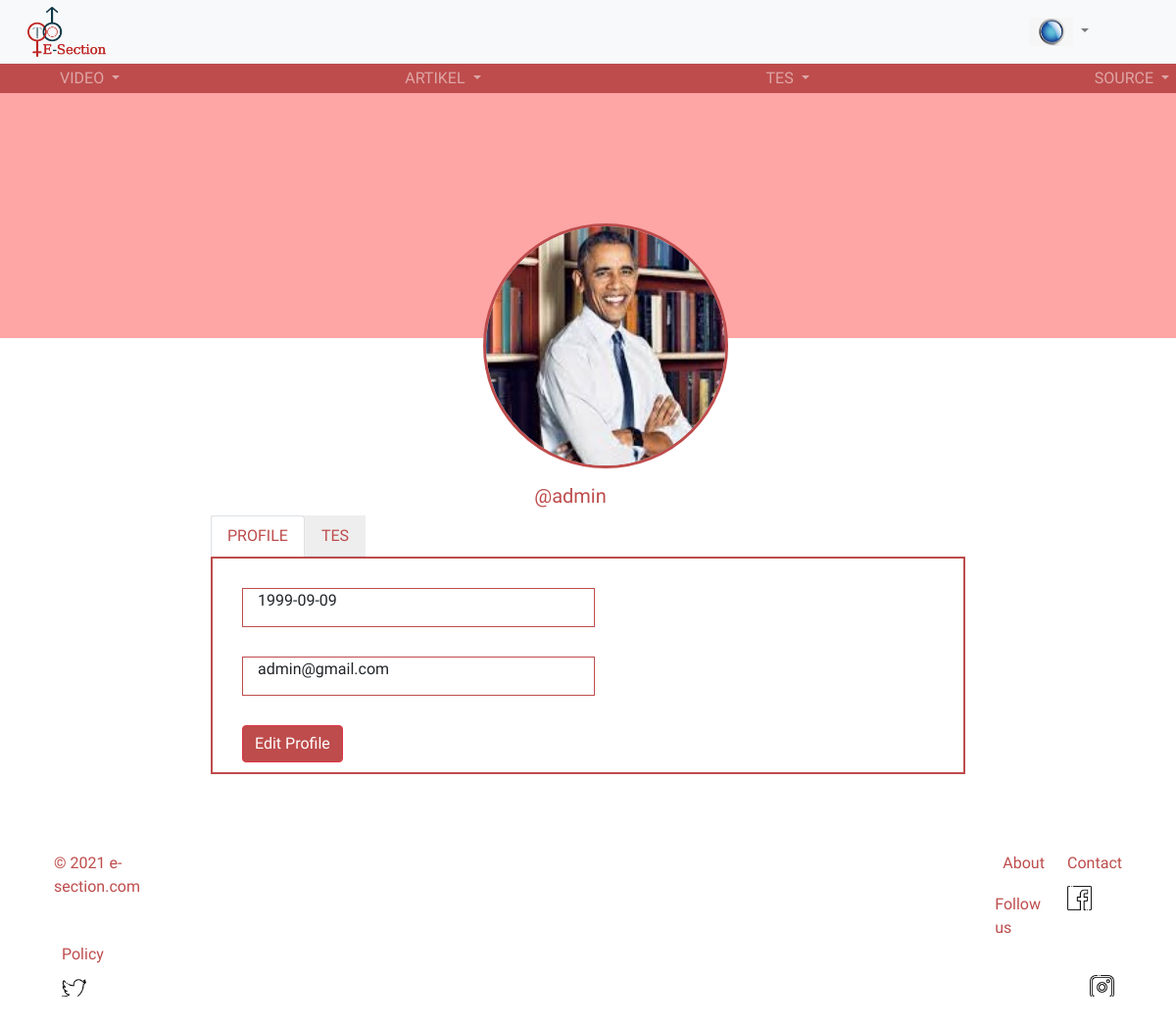
/public/C_User/profil (signed in), run on an earlier commit of the app's database.
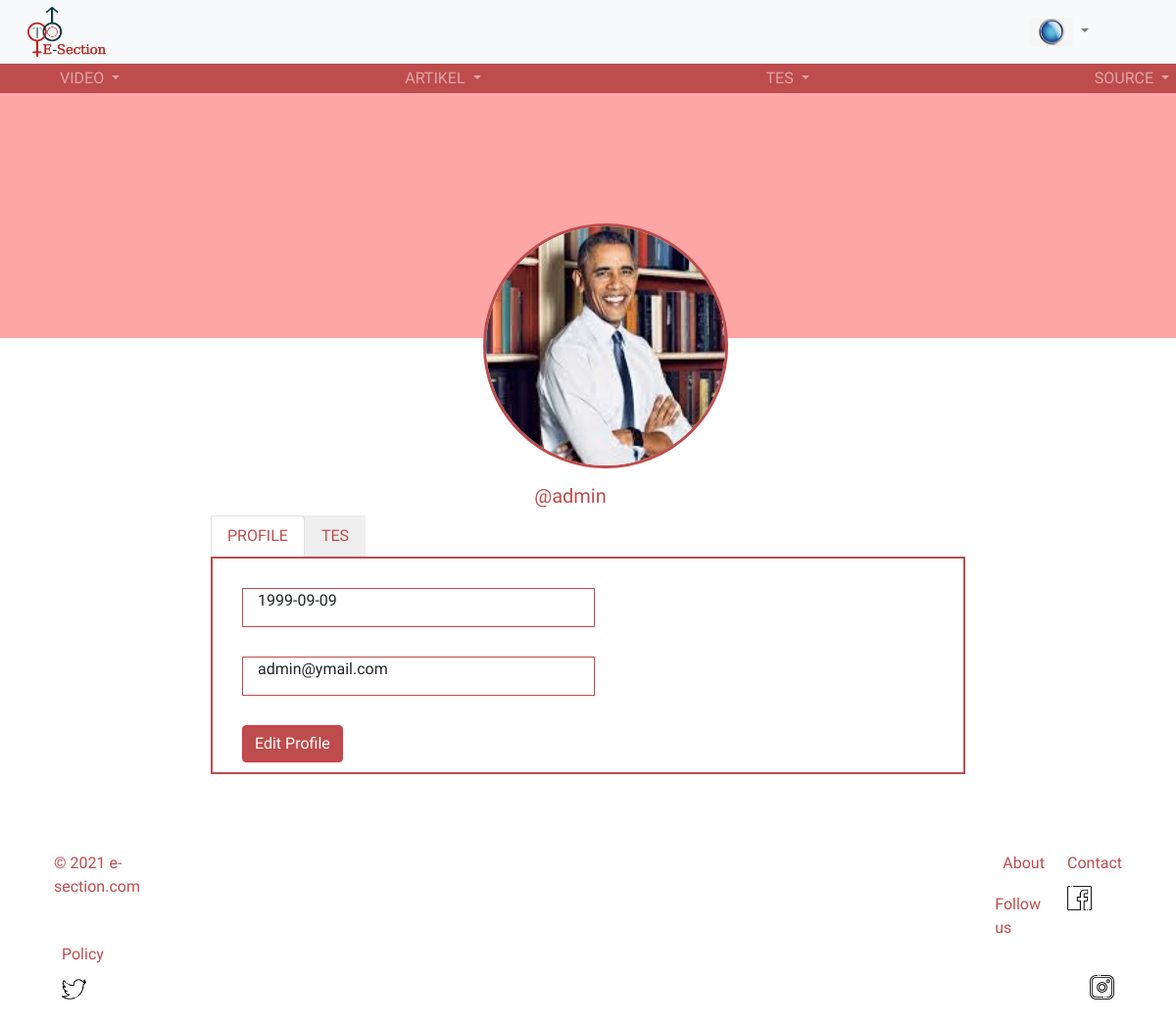
And on a later commit of the database.
### tables this page shows
CREATE TABLE `user` (
  `uname` varchar(20) NOT NULL,
  `avatar` text DEFAULT NULL,
  `email` varchar(25) NOT NULL,
  `password` varchar(25) NOT NULL,
  `tgl_lahir` date NOT NULL,
  `id_role` int(1) NOT NULL
);

### app/core/Controller.php (called while the page is built, shortened)
<?php
class Controller {
	public function view ($nama_view, $data = [])
	{
		require_once '../app/views/' . $nama_view . '.php';
	}
}

### app/controllers/C_User.php (called while the page is built, shortened)
<?php
class C_User extends Controller{
    public function profil(){
		$hasil = $this->model("M_User")->get_profil($_SESSION['uname']);
        $tgl =  $this->model("M_User")->get_tgl_tes($_SESSION['uname']);
        $data['hasil'] =$hasil;
        $data['isi'] =$tgl;
        $this->view('home/profile', $data);
	}
}
?>

### app/core/App.php (called while the page is built, shortened)
<?php
class App {
	protected $method = "index";
	protected $params = [];
	public function __construct()
	{
		$url = $this->parseURL();
		if ( file_exists('../app/controllers/' . $url[0] . '.php')) {
			unset($url[0]);
		}
		$this->controller = new $this->controller;
		if ( isset($url[1])) {
			if (method_exists($this->controller, $url[1])) {
				$this->method = $url[1];
			}
		}
		call_user_func_array([$this->controller, $this->method], $this->params);
	}
	public function parseURL() {
		if (isset($_GET['url'])) {
			$url = rtrim($_GET['url'], '/');
			$url = filter_var($url, FILTER_SANITIZE_URL);
			$url = explode('/', $url);
			return $url;
		}
		else {
			$url = array("C_Auth","index");
			return $url;
		}
	}
}

### public/index.php (called while the page is built, shortened)
<?php
$app = new App;

### app/core/Database.php (called while the page is built, shortened)
<?php
class Database {
	private $host = DB_HOST;
	private $user = DB_USER;
	private $pass = DB_PASS;
	private $db_name = DB_NAME;
	private $koneksi;
	public function __construct(){
		$this->koneksi = mysqli_connect($this->host, $this->user, $this->pass, $this->db_name);
	}
	public function exec ($query){
		$this->data = mysqli_query($this->koneksi,$query);
		return $this->data;
	}
}

### app/models/M_User.php (called while the page is built, shortened)
<?php
class M_User{
	private $koneksi;
	public function __construct(){
		$this->koneksi = new Database;
	}
	public function get_profil($id){
		$que = "SELECT * FROM user WHERE uname='$id'";
		$hasil = $this->koneksi->exec($que);
		return $hasil;
	}
}
?>

### app/views/home/profile.php (the view, shortened to what this page needs)
<body style="font-family: 'Raleway', sans-serif;">
    <?php foreach($data['hasil'] as $row): ?>
    <div class="d-flex p-2" style="height: 250px;	background-color: #FEA5A5; margin: 0px; align-items: left;">
        <?php if($row['avatar'] == ''){ ?>
        <img src="<?= BASEURL?>/img/user.jpg" class="circle" style="margin-left: 41%;">
        <?php }else{?>
        <img src="<?= BASEURL?>/img/upload/<?= $row['avatar'];?>" class="circle" style="margin-left: 41%;">
        <?php }?>
    </div>
    <br>
    <div style="margin-top: 125px; margin-left: -3%; font-weight: bolder; text-align: center; color: #BE4C4C;">
        <h5>
            @<?= $row['uname'];?>
        </h5>
    </div>
    <div class="container" style="width: 800px; margin-bottom: 5%;">
        <ul class="nav nav-tabs" style="background-color: #EEEEEE; width: fit-content;">
            <li class="nav-item">
                <a class="nav-link active" data-toggle="tab" href="#profile" style="color: #BE4C4C">PROFILE</a>
            </li>
            <li class="nav-item">
                <a class="nav-link" data-toggle="tab" href="#tes" style="color: #BE4C4C">TES</a>
            </li>
        </ul>
        <div class="tab-content">
            <div class="tab-pane fade show active" id="profile" role="tabpanel" aria-labelledby="profile"
                style="border:2px solid#BE4C4C;">
                <div class="container"
                    style="width: 360px; height: 40px; border:1px solid#BE4C4C; margin: 30px 30px 30px 30px; background-color: white;">
                    <p3><?= $row['tgl_lahir'];?></p3>
                </div>
                <div class="container"
                    style="width: 360px; height: 40px; border:1px solid#BE4C4C; margin: 30px 30px 30px 30px; background-color: white;">
                    <p3><?= $row['email'];?></p3>
                </div>
                <form action="<?= BASEURL?>/C_User/edit_profile/<?= $row['email'];?>/<?= $row['uname'];?>/<?= $row['avatar']?>" method="post">
                    <button type="submit" class="btn btn-danger"
                        style="background-color: #BE4C4C; margin: 0px 0px 10px 30px">
                        Edit Profile
                    </button>
                </form>
            </div>
        </div>
    </div>
    <?php endforeach;?>
</body>
</html>

What changed in the data, as far as the page shows it:
changed user "admin": email "admin@gmail.com" → "admin@ymail.com"
